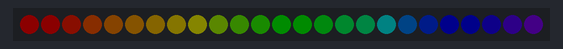
Simulated run of this sketch. Board: ESP32. Parts: 25 RGB LEDs in strip order, left to right. Dim RGB values are drawn brighter than linear.

Above: at 0.1 s.
At 10.1 s:
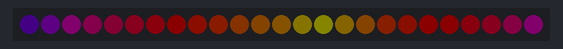
At 25.1 s:
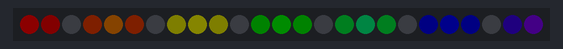
At 35.1 s:
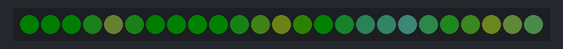

Measured:
- what the display in image 1 shows lasts 5.0 s, from 10.0 s to 15.0 s

The sketch:

sketch_jan19a.ino
```cpp
#include "FastLED.h"            // 此示例程序需要使用FastLED库

#define NUM_LEDS 25             // LED灯珠数量
#define LED_PIN 27                // Arduino输出控制信号引脚
#define LED_TYPE WS2812         // LED灯带型号
#define COLOR_ORDER GRB         // RGB灯珠中红色、绿色、蓝色LED的排列顺序

uint8_t max_bright = 20;       // LED亮度控制变量，可使用数值为 0 ～ 255， 数值越大则光带亮度越高

CRGB leds[NUM_LEDS];            // 建立光带leds

void setup() {
  LEDS.addLeds<LED_TYPE, LED_PIN, COLOR_ORDER>(leds, NUM_LEDS);
  FastLED.setBrightness(max_bright);
}

void loop () {
  fill_palette (leds,    NUM_LEDS,   0,            8,            RainbowColors_p,   150,   LINEARBLEND );
//fill_palette (led名称, 光珠数字,   起始颜色序号, 光珠间颜色差, palette色板名,   亮度,  TBlendType blendType)
  FastLED.show();
  delay(5000);

  fill_palette (leds, NUM_LEDS,0, 8, RainbowStripeColors_p, 150, LINEARBLEND );
  FastLED.show();
  delay(5000);

  fill_palette (leds, NUM_LEDS,0, 8, PartyColors_p, 150, LINEARBLEND );
  FastLED.show();
  delay(5000);

  fill_palette (leds, NUM_LEDS,0, 8, ForestColors_p, 150, LINEARBLEND );
  FastLED.show();
  delay(5000);

}
```
